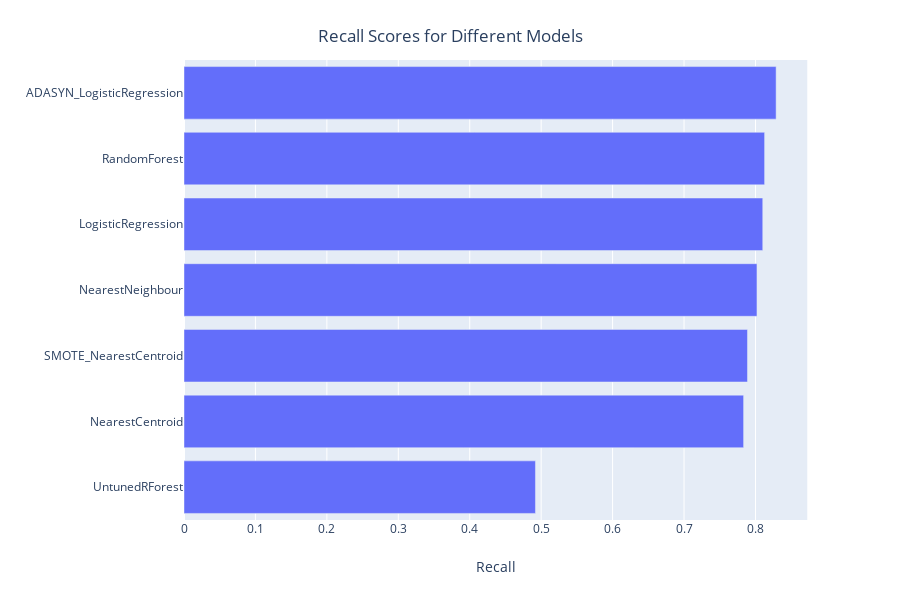

The cell this chart's notebook holds for it:
### Code cell
fig = px.bar(model_results.sort_values(by='Recall', ascending=True), x='Recall', y='Model', orientation='h')
fig.update_layout(
    title={
        'text' : 'Recall Scores for Different Models',
        'x': 0.5,
        'xanchor': 'center',
        'yanchor': 'top'
    },
    yaxis_title='',
)
fig.show();

### Figure 1 — Plotly figure (JSON) as saved in the notebook; plotly's stock layout.template omitted (floating-point values rounded to 4 significant figures)
{"data": [{"alignmentgroup": "True", "hoverlabel": {"namelength": 0}, "hovertemplate": "Recall=%{x}<br>Model=%{y}", "legendgroup": "", "marker": {"color": "#636efa"}, "name": "", "offsetgroup": "", "orientation": "h", "showlegend": false, "textposition": "auto", "type": "bar", "x": [0.492, 0.7834, 0.7888, 0.8021, 0.8102, 0.8128, 0.8289], "xaxis": "x", "y": ["UntunedRForest", "NearestCentroid", "SMOTE_NearestCentroid", "NearestNeighbour", "LogisticRegression", "RandomForest", "ADASYN_LogisticRegression"], "yaxis": "y"}], "layout": {"barmode": "relative", "height": 600, "legend": {"tracegroupgap": 0}, "margin": {"t": 60}, "title": {"text": "Recall Scores for Different Models", "x": 0.5, "xanchor": "center", "yanchor": "top"}, "xaxis": {"anchor": "y", "domain": [0, 0.98], "title": {"text": "Recall"}}, "yaxis": {"anchor": "x", "domain": [0, 1], "title": {"text": ""}}}}
